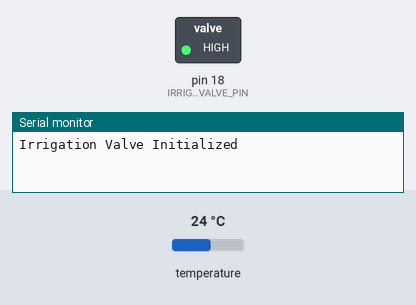
The sketch below on a simulated Arduino Uno, built with avr-gcc and run on an emulated ATmega328P. On the bench: switched loads named in the sketch (green lamp = pin HIGH), the last lines printed to the serial monitor. The test bench sets the inputs (shaded band); at power-on: temperature 24 °C.

Above: at 4.2 s.
4.3 s: temperature set to 29.6 °C
15.2 s: temperature set to 30.8 °C
At 25.5 s:
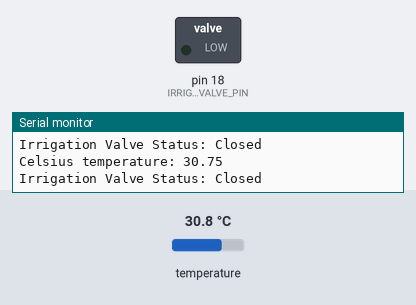
Timing chart, 0 to 27.0 s (numbered marks = the images above; inputs shaded):
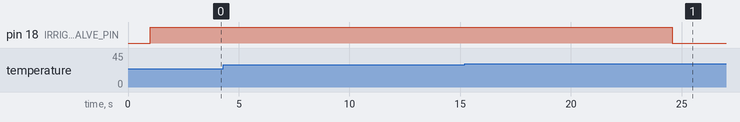

Measured:
- the behaviour switches between 30 and 30.1 °C on temperature (found by bisection; images 0 and 1)
- after the input at 15.2 s, pin 18 (IRRIGATION_VALVE_PIN): HIGH → LOW after 9.4 s

The sketch:

app.ino
```cpp
#ifndef LIBRARIES_HDHR
#include "src/libraries/libraries.h"
#endif

enum ValveState
{
    VALVE_CLOSED,
    VALVE_OPENED
};

ValveState currentValveState = VALVE_CLOSED;

void setup()
{
    setup_Soil_Temperature_Sensor();
    delay(1000);
    setup_Irrigation_Valve();
    delay(1000);
}

void loop()
{
    // Check soil temperature every 10 seconds
    delay(10000);
    float soilTemperature = check_Soil_Temperature();

    // Determine the valve status
    bool valveOpen = get_Irrigation_Valve_Status();

    // Update the valve state based on temperature and current valve status
    if (soilTemperature > 30.0 && currentValveState == VALVE_CLOSED)
    {
        open_Irrigation_Valve();
        currentValveState = VALVE_OPENED;
    }
    else if (soilTemperature <= 30.0 && currentValveState == VALVE_OPENED)
    {
        close_Irrigation_Valve();
        currentValveState = VALVE_CLOSED;
    }
}
```

irrigationValve.cpp
```cpp
#include "irrigationValve.h"

#define IRRIGATION_VALVE_PIN 18

/*the delays give the valve enough time to respond*/

void setup_Irrigation_Valve(void)
{
    Serial.begin(9600);
    pinMode(IRRIGATION_VALVE_PIN, OUTPUT);
    digitalWrite(IRRIGATION_VALVE_PIN, HIGH);
    delay(1000);
    Serial.println("Irrigation Valve Initialized");
}

void open_Irrigation_Valve(void)
{

    digitalWrite(IRRIGATION_VALVE_PIN, LOW);
    delay(1000);
    Serial.println("Irrigation Valve Opened");
}

void close_Irrigation_Valve(void)
{
    digitalWrite(IRRIGATION_VALVE_PIN, HIGH);
    delay(1000);
    Serial.println("Irrigation Valve Closed");
}

bool get_Irrigation_Valve_Status(void)
{
    bool valveStatus = !digitalRead(IRRIGATION_VALVE_PIN);
    Serial.print("Irrigation Valve Status: ");
    Serial.println(valveStatus ? "Open" : "Closed");
    return valveStatus;
}
```

irrigationValve.h
```cpp
#ifndef IRRIGATIONVALVE_H
#define IRRIGATIONVALVE_H

#ifndef LIBRARIES_HDHR
#include "../libraries.h"
#endif

void setup_Irrigation_Valve(void);
void open_Irrigation_Valve(void);
void close_Irrigation_Valve(void);
bool get_Irrigation_Valve_Status(void);

#endif
```

soilTemp.cpp
```cpp
#include "soilTemp.h"

#define ONE_WIRE_BUS 11

// Setup a oneWire instance to communicate with any OneWire devices
OneWire oneWire(ONE_WIRE_BUS);

// Pass our oneWire reference to Dallas Temperature sensor
DallasTemperature sensors(&oneWire);

/*initializes the soil temeperature sensor*/
void setup_Soil_Temperature_Sensor(void)
{
    // Start serial communication for debugging purposes
    Serial.begin(9600);
    // Start up the library
    sensors.begin();
}

/*returns soil temp in celsius*/
float check_Soil_Temperature()
{
    sensors.requestTemperatures();
    Serial.print("Celsius temperature: ");
    Serial.println(sensors.getTempCByIndex(0));
    return sensors.getTempCByIndex(0);
}
```

soilTemp.h
```cpp
#ifndef SOILTEMP_H
#define SOILTEMP_H

#ifndef LIBRARIES_HDHR
#include "../libraries.h"
#endif

void setup_Soil_Temperature_Sensor(void);
float check_Soil_Temperature(void);

#endif
```

libraries.cpp
```cpp

```

libraries.h
```cpp
#ifndef LIBRARIES_H
#define LIBRARIES_H

/*External Libraries*/
#include <OneWire.h>
#include <DallasTemperature.h>

/*Internal Libraries*/
#ifndef SOILTEMP_H
#include "soilTemp/soilTemp.h"
#endif

#ifndef IRRIGATIONVALVE_H
#include "irrigationValve/irrigationValve.h"
#endif

#endif
```
